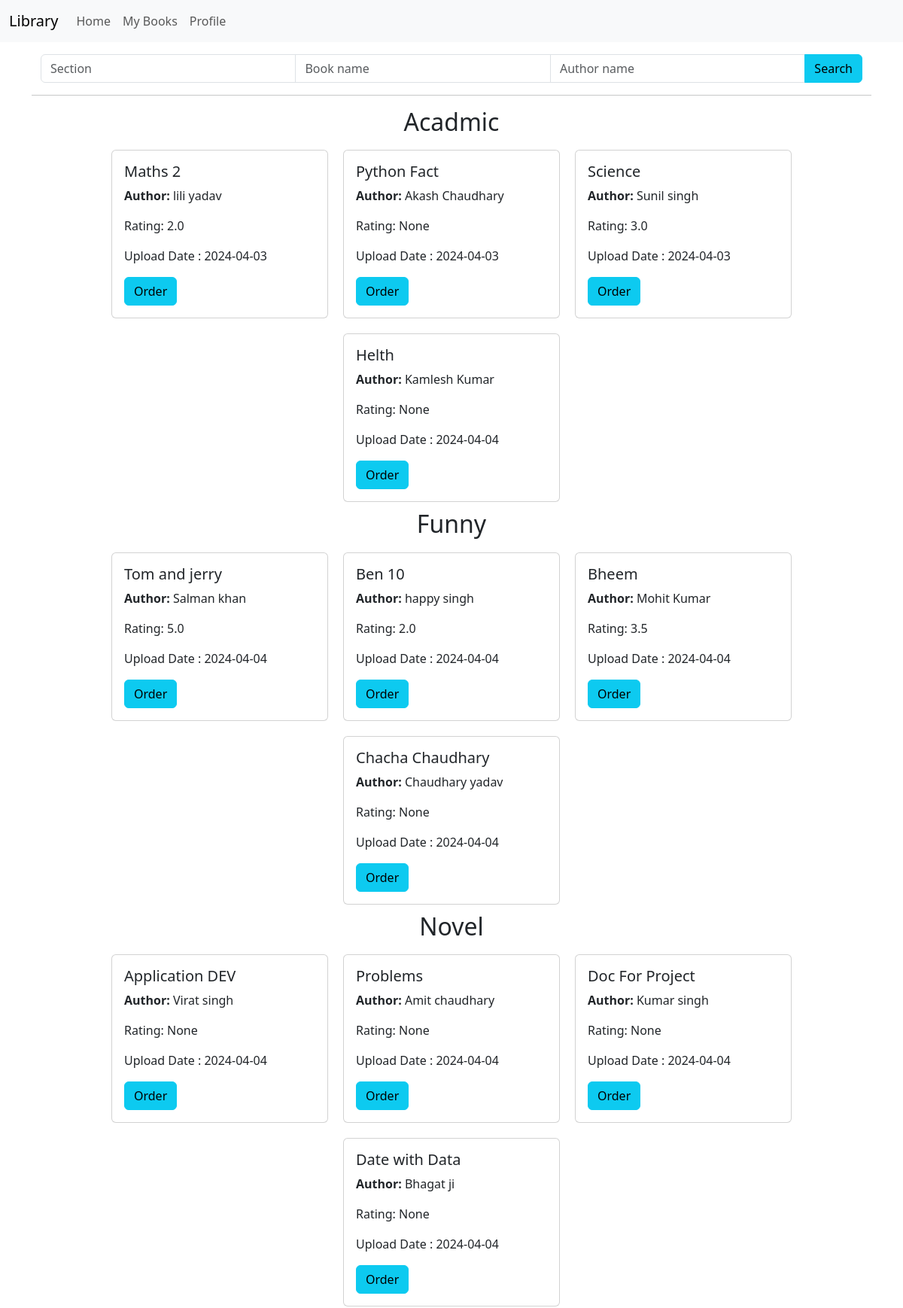
Before: / (signed in, upper part) with the older database file.
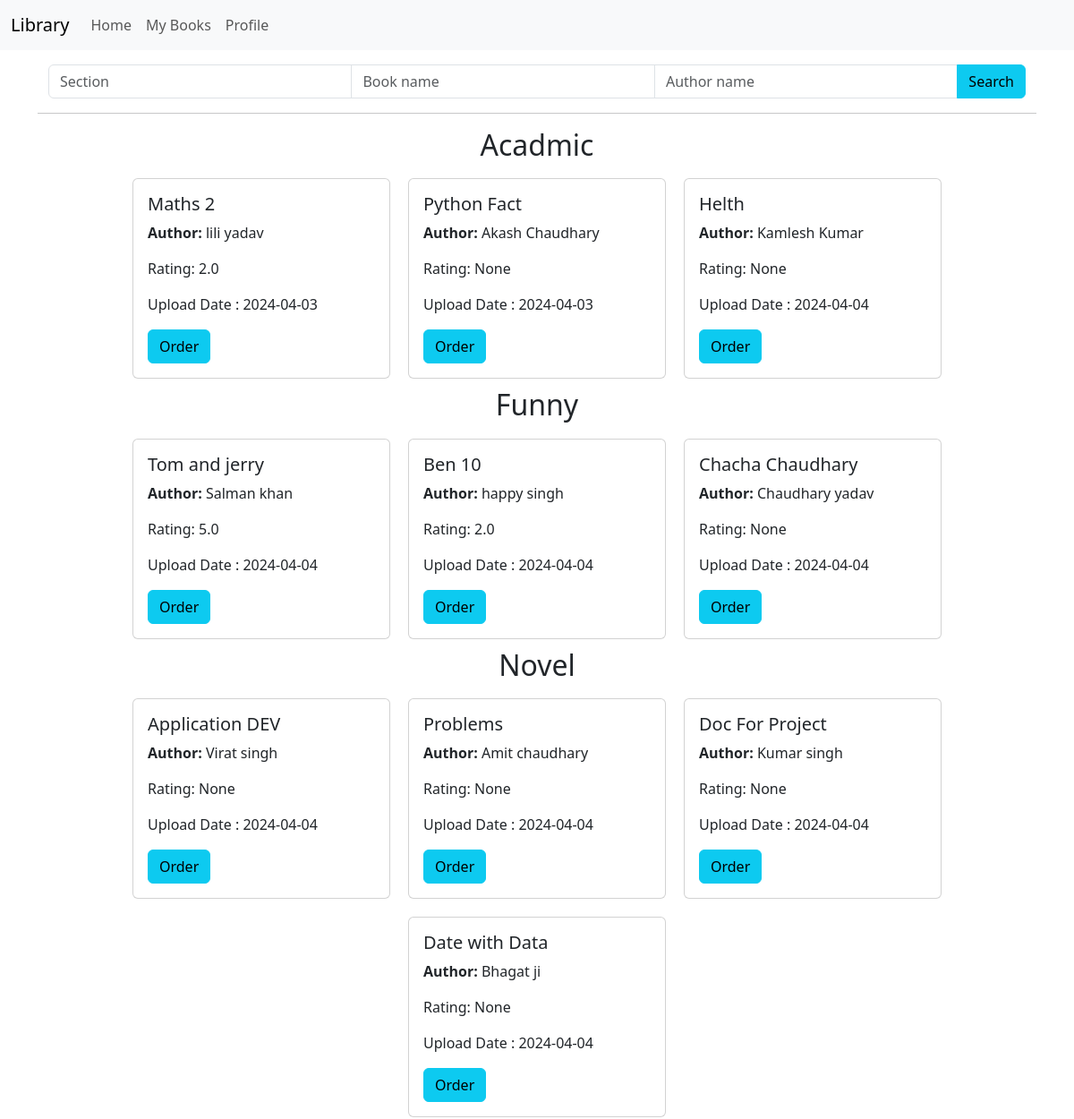
After: the same page with the newer database file.
### models.py (models this page shows)
class Section(db.Model):
    id = db.Column(db.Integer, primary_key=True)#
    name = db.Column(db.String(32), unique=True)#
    date_created = db.Column(db.Date,default=datetime.utcnow)#
    description = db.Column(db.Text)#
    books = db.relationship('Book', backref='section', lazy=True,cascade='all, delete-orphan')

class Book(db.Model):
    id = db.Column(db.Integer, primary_key=True)#
    name = db.Column(db.String(64), nullable=False)#
    content = db.Column(db.Text)#
    authors = db.Column(db.String(255))#
    book_upload_date = db.Column(db.Date,default=datetime.utcnow)#
    book_rating = db.Column(db.Float)
    section_id = db.Column(db.Integer, db.ForeignKey('section.id'), nullable=False)#
    bookrequest = db.relationship('BookRequest', backref='book', lazy=True, cascade='all, delete-orphan')#
    feedback_records = db.relationship('Feedback', backref='related_book', lazy=True, cascade='all, delete-orphan')

### routes.py (the view)
@app.route('/')
@auth_required
def index():
    user = User.query.get(session['user_id'])
    if user.is_librarian:
        return redirect(url_for('librarian'))
    sections = Section.query.all()
    for section in sections:
        for book in section.books:
            ratings= Feedback.query.filter_by(book_id=book.id).all()
            if ratings:
                valid_ratings = [rating.rating for rating in ratings if rating.rating is not None]
                avg_rating = sum(valid_ratings)/len(valid_ratings)
                book.book_rating = avg_rating
    sname = request.args.get('sname') or ''
    bname = request.args.get('bname') or ''
    aname = request.args.get('aname')
    if sname:
        sections = Section.query.filter(Section.name.ilike(f'%{sname}%')).all()
    db.session.commit()
    return render_template('index.html',user = user, sections=sections, bname=bname, aname=aname, sname= sname)

### routes.py (called while the page is built)
def auth_required(func):
    @wraps(func)
    def inner(*args, **kwargs):
        if 'user_id' in session:
            return func(*args, **kwargs)
        else:
            flash('Please login to continue')
            return redirect(url_for('login'))
    return inner

### templates/index.html (shortened to what this page needs)
{% extends 'layout.html' %}
{% block content %}
    {% include 'searchbar.html' with context %}
    <hr>
    <div class="sections-list">
        {% for section in sections %}
            <h2>{{ section.name }} </h2>
            <div class="books">
                {% for book in section.books %}
                    {% if (not bname or bname.lower() in book.name.lower()) and (not aname or aname.lower() in book.authors.lower()) %}
                    <div class="card" style="width: 18rem;">
                        <div class="card-body">
                            <h5 class="card-title">{{ book.name }}</h5>
                            <p>  <b>Author:</b>   {{ book.authors }}</p>
                            <p class="card-text"> Rating:   {{ book.book_rating }}</p>
                            <p class="card-text"> Upload Date : {{book.book_upload_date}}</p>
                            <a href="{{url_for('book_detail',book_id = book.id )}}" class="btn btn-info">Order</a>
                        </div>
                    </div>
                    {%endif%}
                {% endfor %}
            </div>
        {% endfor %}
    </div>
{% endblock %}

Changed rows visible on the page:
removed Book: name "Science", authors "Sunil singh", book_rating "3.0", book_upload_date "2024-04-03", shown under Section "Acadmic"
removed Book: name "Bheem", authors "Mohit Kumar", book_rating "3.5", book_upload_date "2024-04-04", shown under Section "Funny"
